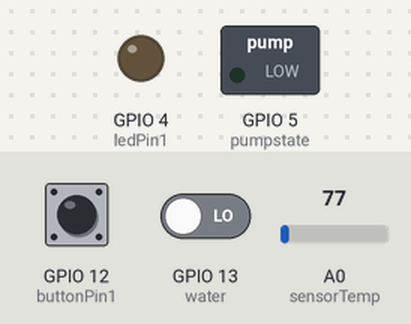
This sketch was run on a simulated ESP8266 (NodeMCU). Parts: switched loads named in the sketch (green lamp = pin HIGH), output pins drawn as LEDs (lit = HIGH). Inputs (shaded band) come from the test bench; at power-on: GPIO 12 (buttonPin1) LOW, GPIO 13 (water) LOW, A0 (sensorTemp) = 77. WiFi joins after 1.5 s; servers stay silent unless stated; no MQTT or app messages arrive unless stated; what the sketch prints to the serial monitor is not drawn.

Above: at 2.7 s.
2.8 s: GPIO 12 (buttonPin1) pulled HIGH for 0.15 s
At 4.0 s:
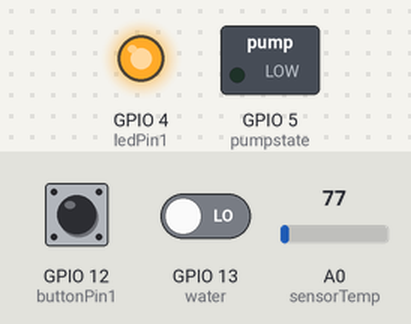
4.4 s: GPIO 13 (water) driven HIGH
5.9 s: GPIO 13 (water) driven LOW
At 7.1 s:
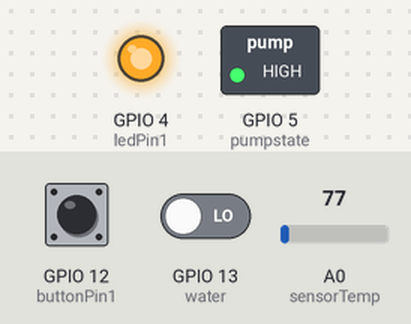
7.4 s: GPIO 12 (buttonPin1) pulled HIGH for 1 s
At 7.9 s:
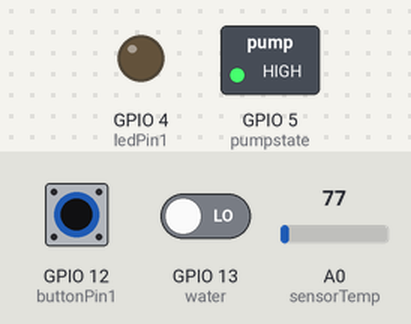
9.9 s: GPIO 12 (buttonPin1) pulled HIGH for 3.2 s
At 10.9 s:
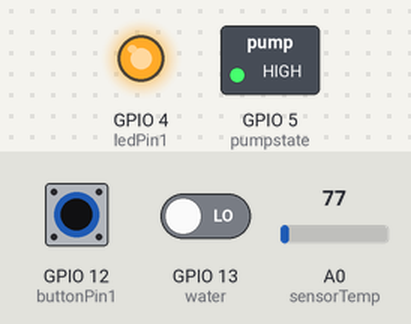
Timing chart, 0 to 12.9 s (numbered marks = the images above; inputs shaded):
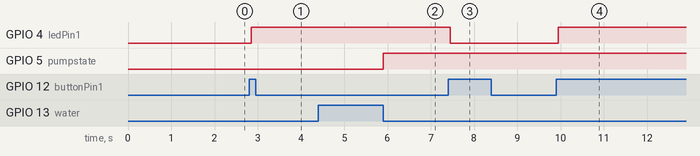

The sketch:

esp_client2.ino
```cpp
#include <ESP8266WiFi.h>
#include <PubSubClient.h>
#include <string.h>

// Update these with values suitable for your network.
//#define ssid "Coffee VuonXoai"
//#define password "saicoythuc"
//#define mqtt_server "192.168.1.77"

//#define ssid "wifi"
//#define password "forever147"
//#define mqtt_server "192.168.1.114"

#define ssid "Dan"
#define password "1234567890"
#define mqtt_server "192.168.43.230"

//#define ssid "Bim~"
//#define password "1235813213455"
//#define mqtt_server "192.168.1.128"

#define mqtt_topic_sub "#"
#define mqtt_user ""
#define mqtt_pwd ""
const uint16_t mqtt_port = 1883;

const byte ledPin1 = 4;

// debounce button----------------------------------------
const int buttonPin1 = 12;    // the number of the pushbutton pin
const int water = 13;
int waterstate = 0;

//const int pump =14; // output ra may bom
const int pumpstate = 5;// output ra may bom

const int sensorTemp = A0;


int ledState1 = HIGH;         // the current state of the output pin
int buttonState1;             // the current reading from the input pin
int lastButtonState1 = LOW;   // the previous reading from the input pin

long lastDebounceTime = 0;  // the last time the output pin was toggled
long debounceDelay = 50;    // the debounce time; increase if the output flickers

long delayTemp= 2000;
long lastTemp =0;


int isAuto= 0;
//-----------------------------------------
WiFiClient espClient12;
PubSubClient client(espClient12);
char msg[50];

void setup() {
  Serial.begin(115200);
  setup_wifi();
  client.setServer(mqtt_server,mqtt_port);
  client.setCallback(callback);

  pinMode (water,INPUT);

  pinMode(ledPin1, OUTPUT);

  pinMode(buttonPin1, INPUT);

  pinMode(sensorTemp, INPUT);

  digitalWrite(water, LOW);

 // pinMode (pump, INPUT);

  pinMode (pumpstate, OUTPUT);


}

void setup_wifi() {
  delay(10);
  // We start by connecting to a WiFi network
  Serial.println();
  Serial.print("Connecting to ");
  Serial.println(ssid);
  WiFi.begin(ssid, password);
  while (WiFi.status() != WL_CONNECTED) {
    delay(500);
    Serial.print(".");
  }
  Serial.println("");
  Serial.println("WiFi connected");
  Serial.println("IP address: ");
  Serial.println(WiFi.localIP());
}

void callback(char* topic, byte* payload, unsigned int length) {
  String str_topic = "";
  for(int i =0;i<19;i++){
    str_topic += topic[i];
  }
  //Serial.print(str_topic);
  if(str_topic=="/Esp1/Light/Command"){
    if ((char)payload[0] == '0') {
        digitalWrite(ledPin1, LOW);   // Turn the LED on (Note that LOW is the voltage level
    }
    if ((char)payload[0] == '1'){
        digitalWrite(ledPin1, HIGH);  // Turn the LED off by making the voltage HIGH
    }
  }

 // if (str_topic=="/Esp1/Auto1/Command"){
//    if ((char)payload[0] == '0') {
//        isAuto= 0;
//         Serial.println(isAuto);
//    }
//    if ((char)payload[0] == '1'){
///        isAuto= 1;
//        Serial.println(isAuto);
//    }
//  }

 // if (str_topic=="/Esp1/Pump1/Command"){
//    if(isAuto== 0)
//    {
//       if ((char)payload[0] == '0') {
 //       digitalWrite(pumpstate, LOW);
//        Serial.println("auto is false, not run");
//      }
//      if ((char)payload[0] == '1'){
//         digitalWrite(pumpstate, HIGH);
//         Serial.println("auto is false, run");
//      }
//    }
//  }
}

void reconnect() {
  // Loop until we're reconnected
  while (!client.connected()) {
    Serial.print("Attempting MQTT connection...");
    // Attempt to connect
    if (client.connect("ESP8266Client1",mqtt_user, mqtt_pwd)) {
      Serial.println("connected");
      // Once connected, publish an announcement...
      client.publish("esp", "ESP1_reconnected");
      // ... and resubscribe
      client.subscribe(mqtt_topic_sub);
    } else {
      Serial.print("failed, rc=");
      Serial.print(client.state());
      Serial.println(" try again in 5 seconds");
      // Wait 5 seconds before retrying
      delay(5000);
    }
  }
}

void loop()
{

  int reading1 = digitalRead(buttonPin1);
  if (reading1 != lastButtonState1) {
    // reset the debouncing timer
    lastDebounceTime = millis();
  }

  if ((millis() - lastDebounceTime) > debounceDelay) {
    if (reading1 != buttonState1) {
      buttonState1 = reading1;
      if (buttonState1 == HIGH) {
        if(digitalRead(ledPin1) == 0){
          digitalWrite(ledPin1, 1);
          client.publish("/Esp1/Light/Status", "ON");
        }
        else if(digitalRead(ledPin1) == 1){
          digitalWrite(ledPin1, 0);
           client.publish("/Esp1/Light/Status", "OFF");
        }
      }
    }

  }
  lastButtonState1 = reading1;

  int reading2= digitalRead(water);
  Serial.println(reading2);
  if(reading2!=waterstate){
    Serial.println(reading2);
    client.publish("/Esp1/Water", String(reading2).c_str(),true);
    waterstate = reading2;

    if(reading2 ==LOW){
       Serial.println("low");
        digitalWrite(pumpstate, HIGH);
    }
    else if(reading2 ==HIGH){
        Serial.println("high");
        digitalWrite(pumpstate, LOW);
    }

  }


// code them vao khi trang thai water = low thì may bom bom
//khi nuoc cao thì may bom ngung bom


 if( millis()-lastTemp> delayTemp)
 {
  int reading = analogRead(sensorTemp);

  float temp =reading/9.31;
  client.publish("/Esp1/Temperature",  String(temp).c_str(),true);
  lastTemp = millis();
 }


 if (!client.connected()) {
  reconnect();
 }
 client.loop();

}
```

Measured:
- after the input at 2.8 s, GPIO 4 (ledPin1): LOW → HIGH after 0.05 s
- after the input at 5.9 s, GPIO 5 (pumpstate): LOW → HIGH at once
- after the input at 7.4 s, GPIO 4 (ledPin1): HIGH → LOW after 0.05 s
- after the input at 9.9 s, GPIO 4 (ledPin1): LOW → HIGH after 0.05 s
